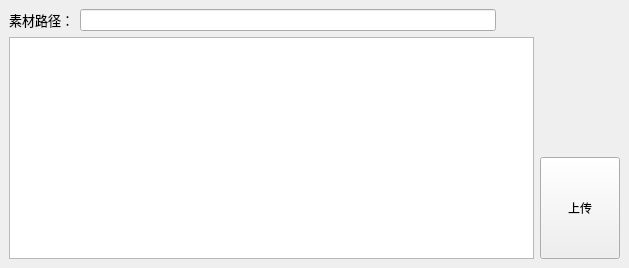
<?xml version="1.0" encoding="UTF-8"?>
<ui version="4.0">
 <class>SubmissionMainWindow</class>
 <widget class="QMainWindow" name="SubmissionMainWindow">
  <property name="geometry">
   <rect>
    <x>0</x>
    <y>0</y>
    <width>629</width>
    <height>268</height>
   </rect>
  </property>
  <property name="minimumSize">
   <size>
    <width>0</width>
    <height>0</height>
   </size>
  </property>
  <property name="maximumSize">
   <size>
    <width>16777215</width>
    <height>16777215</height>
   </size>
  </property>
  <property name="windowTitle">
   <string>TenQing素材上传工具</string>
  </property>
  <property name="windowIcon">
   <iconset resource="kx_submission_tool.qrc">
    <normaloff>:/windowIcon/upload.png</normaloff>:/windowIcon/upload.png</iconset>
  </property>
  <widget class="QWidget" name="centralwidget">
   <layout class="QHBoxLayout" name="horizontalLayout_2">
    <item>
     <layout class="QVBoxLayout" name="viewVerticalLayout">
      <item>
       <layout class="QHBoxLayout" name="brosweHorizontalLayout">
        <item>
         <widget class="QLabel" name="pathLabel">
          <property name="font">
           <font>
            <pointsize>10</pointsize>
           </font>
          </property>
          <property name="text">
           <string>素材路径：</string>
          </property>
         </widget>
        </item>
        <item>
         <widget class="QLineEdit" name="pathLineEdit"/>
        </item>
        <item>
         <widget class="QPushButton" name="broswePushButton">
          <property name="styleSheet">
           <string notr="true">QPushButton{
	border:none;
}</string>
          </property>
          <property name="text">
           <string/>
          </property>
          <property name="icon">
           <iconset resource="kx_submission_tool.qrc">
            <normaloff>:/browseIcon/folder_invoices.png</normaloff>:/browseIcon/folder_invoices.png</iconset>
          </property>
          <property name="iconSize">
           <size>
            <width>20</width>
            <height>20</height>
           </size>
          </property>
         </widget>
        </item>
       </layout>
      </item>
      <item>
       <widget class="QTableView" name="tableView">
        <property name="minimumSize">
         <size>
          <width>0</width>
          <height>0</height>
         </size>
        </property>
        <property name="maximumSize">
         <size>
          <width>16777215</width>
          <height>16777215</height>
         </size>
        </property>
       </widget>
      </item>
     </layout>
    </item>
    <item>
     <layout class="QVBoxLayout" name="verticalLayout">
      <item>
       <widget class="QPushButton" name="removeButton">
        <property name="toolTip">
         <string>移除一项</string>
        </property>
        <property name="styleSheet">
         <string notr="true">QPushButton{
	border:none;
}</string>
        </property>
        <property name="text">
         <string/>
        </property>
        <property name="icon">
         <iconset resource="kx_submission_tool.qrc">
          <normaloff>:/removeIcon/remove.png</normaloff>:/removeIcon/remove.png</iconset>
        </property>
        <property name="iconSize">
         <size>
          <width>20</width>
          <height>20</height>
         </size>
        </property>
       </widget>
      </item>
      <item>
       <widget class="QPushButton" name="resetPushButton">
        <property name="toolTip">
         <string>重置页面</string>
        </property>
        <property name="styleSheet">
         <string notr="true">QPushButton{
	border:none;
}</string>
        </property>
        <property name="text">
         <string/>
        </property>
        <property name="icon">
         <iconset resource="kx_submission_tool.qrc">
          <normaloff>:/resetIcon/refresh.png</normaloff>:/resetIcon/refresh.png</iconset>
        </property>
        <property name="iconSize">
         <size>
          <width>20</width>
          <height>20</height>
         </size>
        </property>
       </widget>
      </item>
      <item>
       <widget class="QLabel" name="logoLabel">
        <property name="maximumSize">
         <size>
          <width>80</width>
          <height>120</height>
         </size>
        </property>
        <property name="toolTip">
         <string>公司Logo</string>
        </property>
        <property name="text">
         <string/>
        </property>
        <property name="pixmap">
         <pixmap resource="kx_submission_tool.qrc">:/logo/TenQingLogo.png</pixmap>
        </property>
        <property name="scaledContents">
         <bool>true</bool>
        </property>
       </widget>
      </item>
      <item>
       <widget class="QPushButton" name="submitPushButton">
        <property name="maximumSize">
         <size>
          <width>80</width>
          <height>6000</height>
         </size>
        </property>
        <property name="toolTip">
         <string>开始上传</string>
        </property>
        <property name="text">
         <string>上传</string>
        </property>
       </widget>
      </item>
     </layout>
    </item>
   </layout>
  </widget>
 </widget>
 <resources>
  <include location="kx_submission_tool.qrc"/>
 </resources>
 <connections/>
</ui>
